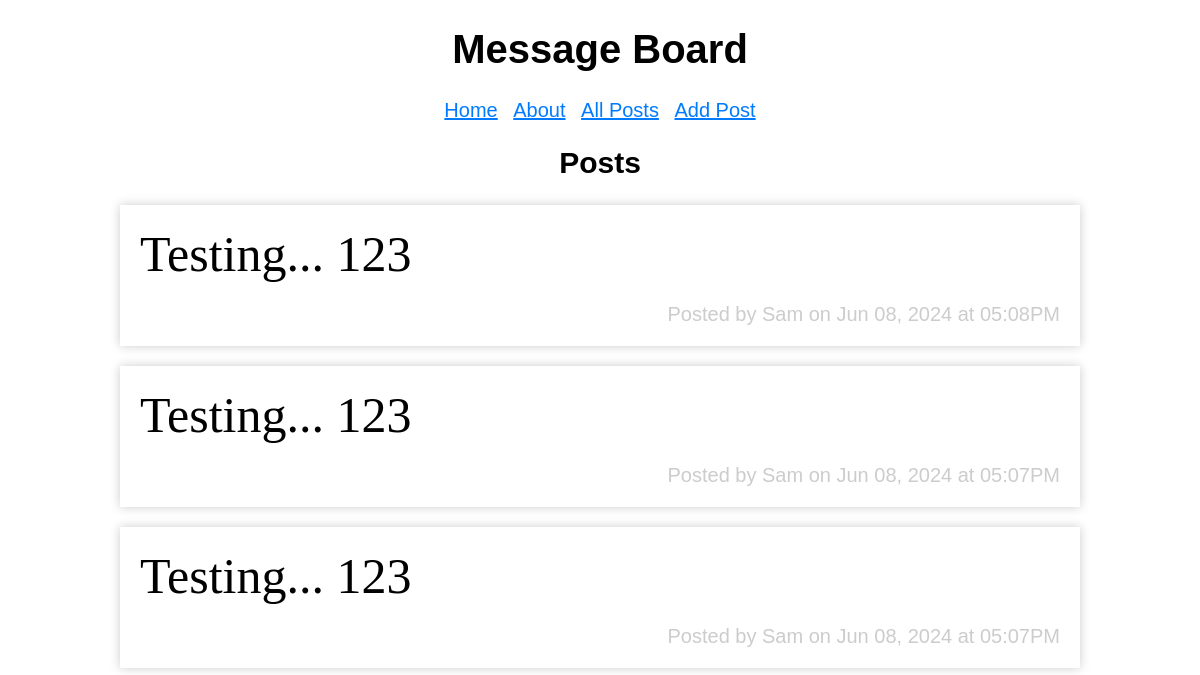
Page /posts on the earlier database version.
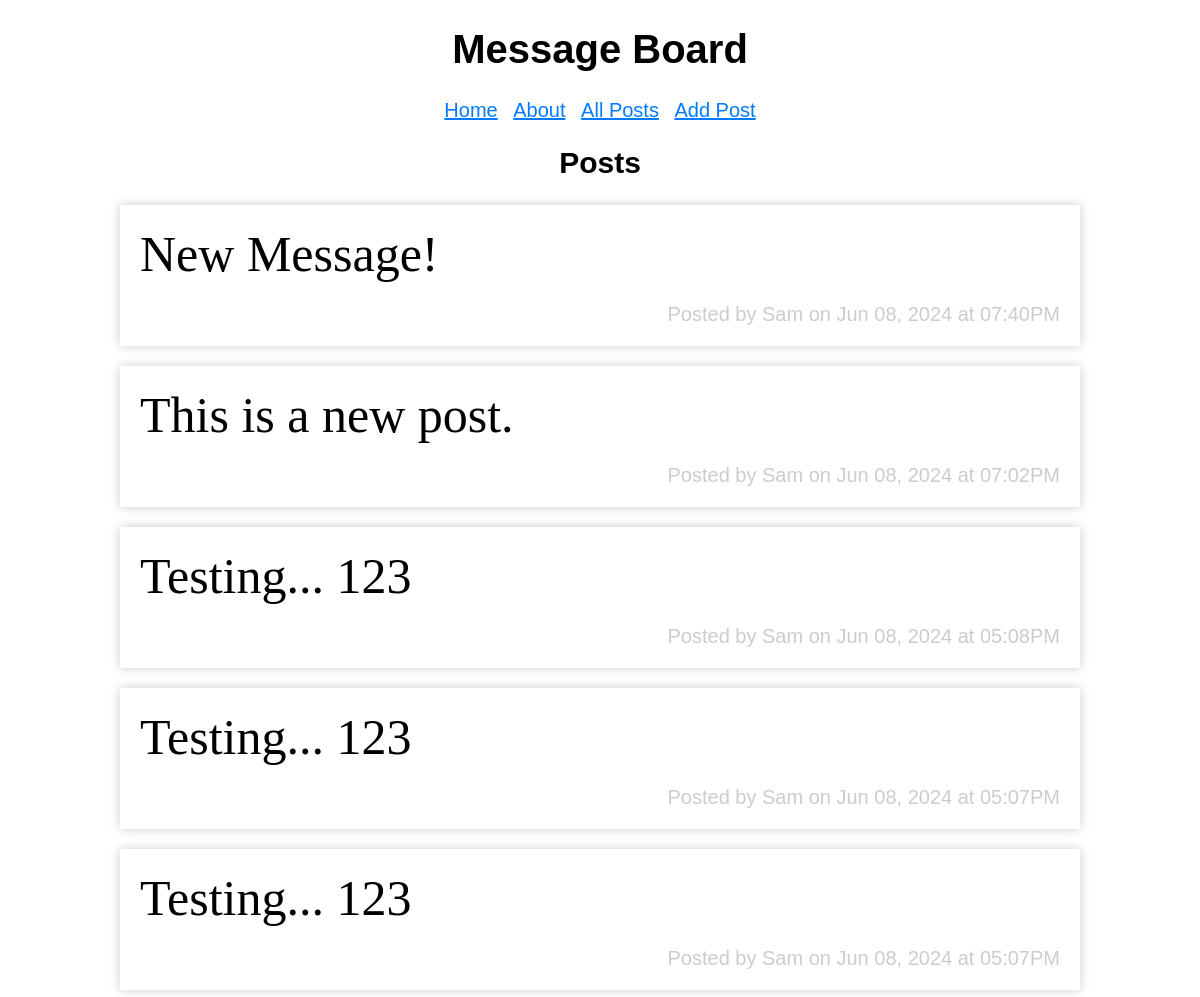
Same page on the later database version.
### tables this page shows
CREATE TABLE post (
    id INTEGER PRIMARY KEY AUTOINCREMENT,
    created TIMESTAMP NOT NULL DEFAULT CURRENT_TIMESTAMP,
    author TEXT NOT NULL,
    message TEXT NOT NULL
    );

### board/posts.py (the view)
@bp.route("/posts")
def posts():
    db = get_db()
    posts = db.execute(
        "SELECT author, message, created FROM post ORDER BY created DESC"
    ).fetchall()
    return render_template("posts/posts.html", posts=posts)

### board/database.py (called while the page is built)
def get_db():
    if "db" not in g:
        g.db = sqlite3.connect(
            current_app.config["DATABASE"],
            detect_types=sqlite3.PARSE_DECLTYPES
        )
        g.db.row_factory = sqlite3.Row
    return g.db

### board/templates/posts/posts.html
{% extends 'base.html' %}
{% block header %}
  <h2>{% block title %}Posts{% endblock title %}</h2>
{% endblock header %}
{% block content %}
  {% for post in posts %}
    <article>
      <p class="message">{{ post["message"] }}<p>
      <aside>Posted by {{ post["author"] }} on {{ post["created"].strftime("%b %d, %Y at %I:%M%p") }}</aside>
    </article>
  {% endfor %}
{% endblock content %}

### board/templates/base.html (shortened to what this page needs)
<!DOCTYPE html>
<html lang="en">
<head>
    <link rel="stylesheet" href="{{ url_for('static', filename='styles.css') }}">
</head>
<body>
<h1>Message Board</h1>
{% include("_navigation.html") %}
<section>
    <header>
        {% block header %}{% endblock header %}
    </header>
    <main>
     {% block content %}<p>No Messages.</p>{% endblock content %}
    </main>
</section>
</body>
</html>

### board/templates/_navigation.html
<nav>
    <ul>
      <li><a href="{{ url_for('pages.home') }}">Home</a></li>
      <li><a href="{{ url_for('pages.about') }}">About</a></li>
      <li><a href="{{ url_for('posts.posts') }}">All Posts</a></li>
      <li><a href="{{ url_for('posts.create') }}">Add Post</a></li>
    </ul>
  </nav>

### board/static/styles.css (style rules this page uses)
* { box-sizing: border-box; }
body { font-family: sans-serif; font-size: 20px; margin: 0 auto; text-align: center; }
a, a:visited { color: #007bff; }
nav ul { list-style-type: none; padding: 0; }
nav ul li { display: inline; margin: 0 5px; }
main { width: 80%; margin: 0 auto; }
article, form { text-align: left; min-width: 200px; padding: 20px; margin-bottom: 20px; box-shadow: 0px 0px 10px #ccc; vertical-align: top; }
aside { color: #ccc; text-align: right; }
.message { font-size: 2.5em; font-family: serif; margin: 0; padding: 0; }

Differences in the rows shown:
added post: message "New Message!", author "Sam", created "Jun 08, 2024 at 07:40PM"
added post: message "This is a new post.", author "Sam", created "Jun 08, 2024 at 07:02PM"
